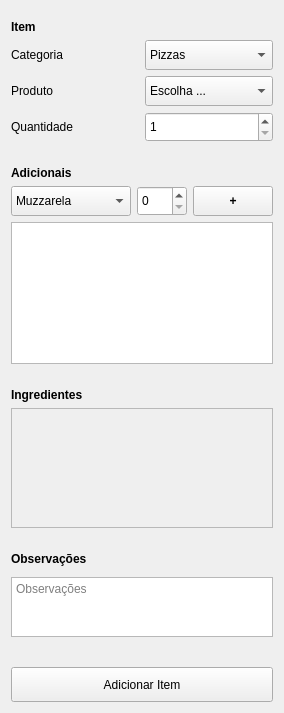
                <widget class="QWidget" name="scroll_area_widget_contents_2">
                 <property name="geometry">
                  <rect>
                   <x>0</x>
                   <y>0</y>
                   <width>284</width>
                   <height>713</height>
                  </rect>
                 </property>
                 <layout class="QVBoxLayout" name="verticalLayout_9">
                  <item>
                   <widget class="QFrame" name="frame_13">
                    <property name="frameShape">
                     <enum>QFrame::NoFrame</enum>
                    </property>
                    <property name="frameShadow">
                     <enum>QFrame::Raised</enum>
                    </property>
                    <layout class="QVBoxLayout" name="verticalLayout_31">
                     <property name="leftMargin">
                      <number>0</number>
                     </property>
                     <property name="rightMargin">
                      <number>0</number>
                     </property>
                     <item>
                      <widget class="QLabel" name="label_item_pedido">
                       <property name="font">
                        <font>
                         <bold>true</bold>
                        </font>
                       </property>
                       <property name="text">
                        <string>Item</string>
                       </property>
                      </widget>
                     </item>
                     <item>
                      <layout class="QHBoxLayout" name="horizontalLayout_12">
                       <item>
                        <widget class="QLabel" name="label_4">
                         <property name="minimumSize">
                          <size>
                           <width>0</width>
                           <height>30</height>
                          </size>
                         </property>
                         <property name="text">
                          <string>Categoria</string>
                         </property>
                        </widget>
                       </item>
                       <item>
                        <widget class="QComboBox" name="combo_box_categoria_pedido">
                         <property name="minimumSize">
                          <size>
                           <width>0</width>
                           <height>30</height>
                          </size>
                         </property>
                         <item>
                          <property name="text">
                           <string>Pizzas</string>
                          </property>
                         </item>
                        </widget>
                       </item>
                      </layout>
                     </item>
                     <item>
                      <layout class="QHBoxLayout" name="horizontalLayout_10">
                       <item>
                        <widget class="QLabel" name="label_3">
                         <property name="minimumSize">
                          <size>
                           <width>0</width>
                           <height>30</height>
                          </size>
                         </property>
                         <property name="text">
                          <string>Produto</string>
                         </property>
                        </widget>
                       </item>
                       <item>
                        <widget class="QComboBox" name="combo_box_item_pedido">
                         <property name="minimumSize">
                          <size>
                           <width>0</width>
                           <height>30</height>
                          </size>
                         </property>
                         <item>
                          <property name="text">
                           <string>Escolha ...</string>
                          </property>
                         </item>
                         <item>
                          <property name="text">
                           <string>Pizza fulana</string>
                          </property>
                         </item>
                         <item>
                          <property name="text">
                           <string>Pizza beutrana</string>
                          </property>
                         </item>
                        </widget>
                       </item>
                      </layout>
                     </item>
                     <item>
                      <layout class="QHBoxLayout" name="horizontal_layout_7">
                       <item>
                        <widget class="QLabel" name="label_2">
                         <property name="minimumSize">
                          <size>
                           <width>0</width>
                           <height>30</height>
                          </size>
                         </property>
                         <property name="text">
                          <string>Quantidade</string>
                         </property>
                        </widget>
                       </item>
                       <item>
                        <widget class="QSpinBox" name="spin_box_item_pedido">
                         <property name="minimumSize">
                          <size>
                           <width>0</width>
                           <height>30</height>
                          </size>
                         </property>
                         <property name="accelerated">
                          <bool>false</bool>
                         </property>
                         <property name="minimum">
                          <number>1</number>
                         </property>
                        </widget>
                       </item>
                      </layout>
                     </item>
                    </layout>
                   </widget>
                  </item>
                  <item>
                   <widget class="QFrame" name="frame_44">
                    <property name="frameShape">
                     <enum>QFrame::NoFrame</enum>
                    </property>
                    <property name="frameShadow">
                     <enum>QFrame::Raised</enum>
                    </property>
                    <layout class="QVBoxLayout" name="verticalLayout_32">
                     <property name="leftMargin">
                      <number>0</number>
                     </property>
                     <property name="rightMargin">
                      <number>0</number>
                     </property>
                     <item>
                      <widget class="QLabel" name="label_adicionais_pedido">
                       <property name="font">
                        <font>
                         <bold>true</bold>
                        </font>
                       </property>
                       <property name="text">
                        <string>Adicionais</string>
                       </property>
                      </widget>
                     </item>
                     <item>
                      <layout class="QHBoxLayout" name="horizontal_layout_15">
                       <item>
                        <widget class="QComboBox" name="combo_box_adicional_pedido">
                         <property name="minimumSize">
                          <size>
                           <width>120</width>
                           <height>30</height>
                          </size>
                         </property>
                         <item>
                          <property name="text">
                           <string>Muzzarela</string>
                          </property>
                         </item>
                         <item>
                          <property name="text">
                           <string>Champignon</string>
                          </property>
                         </item>
                        </widget>
                       </item>
                       <item>
                        <widget class="QSpinBox" name="spin_box_quantidade_acicionais">
                         <property name="minimumSize">
                          <size>
                           <width>0</width>
                           <height>30</height>
                          </size>
                         </property>
                        </widget>
                       </item>
                       <item>
                        <widget class="QPushButton" name="push_button_plus_adicional_pedido">
                         <property name="minimumSize">
                          <size>
                           <width>30</width>
                           <height>30</height>
                          </size>
                         </property>
                         <property name="maximumSize">
                          <size>
                           <width>16777215</width>
                           <height>16777215</height>
                          </size>
                         </property>
                         <property name="font">
                          <font>
                           <bold>true</bold>
                          </font>
                         </property>
                         <property name="text">
                          <string>+</string>
                         </property>
                        </widget>
                       </item>
                      </layout>
                     </item>
                     <item>
                      <widget class="QListWidget" name="list_widget_adicionais_pedido">
                       <property name="minimumSize">
                        <size>
                         <width>0</width>
                         <height>120</height>
                        </size>
                       </property>
                       <property name="maximumSize">
                        <size>
                         <width>16777215</width>
                         <height>16777215</height>
                        </size>
                       </property>
                      </widget>
                     </item>
                    </layout>
                   </widget>
                  </item>
                  <item>
                   <widget class="QFrame" name="frame_45">
                    <property name="frameShape">
                     <enum>QFrame::NoFrame</enum>
                    </property>
                    <property name="frameShadow">
                     <enum>QFrame::Raised</enum>
                    </property>
                    <layout class="QVBoxLayout" name="verticalLayout_33">
                     <property name="leftMargin">
                      <number>0</number>
                     </property>
                     <property name="rightMargin">
                      <number>0</number>
                     </property>
                     <item>
                      <widget class="QLabel" name="label_ingredientes_pedido">
                       <property name="font">
                        <font>
                         <bold>true</bold>
                        </font>
                       </property>
                       <property name="text">
                        <string>Ingredientes</string>
                       </property>
                      </widget>
                     </item>
                     <item>
                      <widget class="QScrollArea" name="scroll_area_ingredientes">
                       <property name="minimumSize">
                        <size>
                         <width>0</width>
                         <height>120</height>
                        </size>
                       </property>
                       <property name="widgetResizable">
                        <bool>true</bool>
                       </property>
                       <widget class="QWidget" name="scrollAreaWidgetContents">
                        <property name="geometry">
                         <rect>
                          <x>0</x>
                          <y>0</y>
                          <width>98</width>
                          <height>118</height>
                         </rect>
                        </property>
                       </widget>
                      </widget>
                     </item>
                    </layout>
                   </widget>
                  </item>
                  <item>
                   <widget class="QFrame" name="frame_46">
                    <property name="frameShape">
                     <enum>QFrame::NoFrame</enum>
                    </property>
                    <property name="frameShadow">
                     <enum>QFrame::Raised</enum>
                    </property>
                    <layout class="QVBoxLayout" name="verticalLayout_34">
                     <property name="leftMargin">
                      <number>0</number>
                     </property>
                     <property name="rightMargin">
                      <number>0</number>
                     </property>
                     <item>
                      <widget class="QLabel" name="label_observacoes_pedido">
                       <property name="font">
                        <font>
                         <bold>true</bold>
                        </font>
                       </property>
                       <property name="text">
                        <string>Observações</string>
                       </property>
                      </widget>
                     </item>
                     <item>
                      <widget class="QTextEdit" name="text_edit_observacao_item">
                       <property name="minimumSize">
                        <size>
                         <width>0</width>
                         <height>60</height>
                        </size>
                       </property>
                       <property name="maximumSize">
                        <size>
                         <width>16777215</width>
                         <height>50</height>
                        </size>
                       </property>
                       <property name="placeholderText">
                        <string>Observações</string>
                       </property>
                      </widget>
                     </item>
                    </layout>
                   </widget>
                  </item>
                  <item>
                   <spacer name="verticalSpacer">
                    <property name="orientation">
                     <enum>Qt::Vertical</enum>
                    </property>
                    <property name="sizeType">
                     <enum>QSizePolicy::Fixed</enum>
                    </property>
                    <property name="sizeHint" stdset="0">
                     <size>
                      <width>20</width>
                      <height>20</height>
                     </size>
                    </property>
                   </spacer>
                  </item>
                  <item>
                   <widget class="QPushButton" name="push_button_adicionar_item_pedido">
                    <property name="minimumSize">
                     <size>
                      <width>0</width>
                      <height>35</height>
                     </size>
                    </property>
                    <property name="text">
                     <string>Adicionar Item</string>
                    </property>
                   </widget>
                  </item>
                 </layout>
                </widget>
